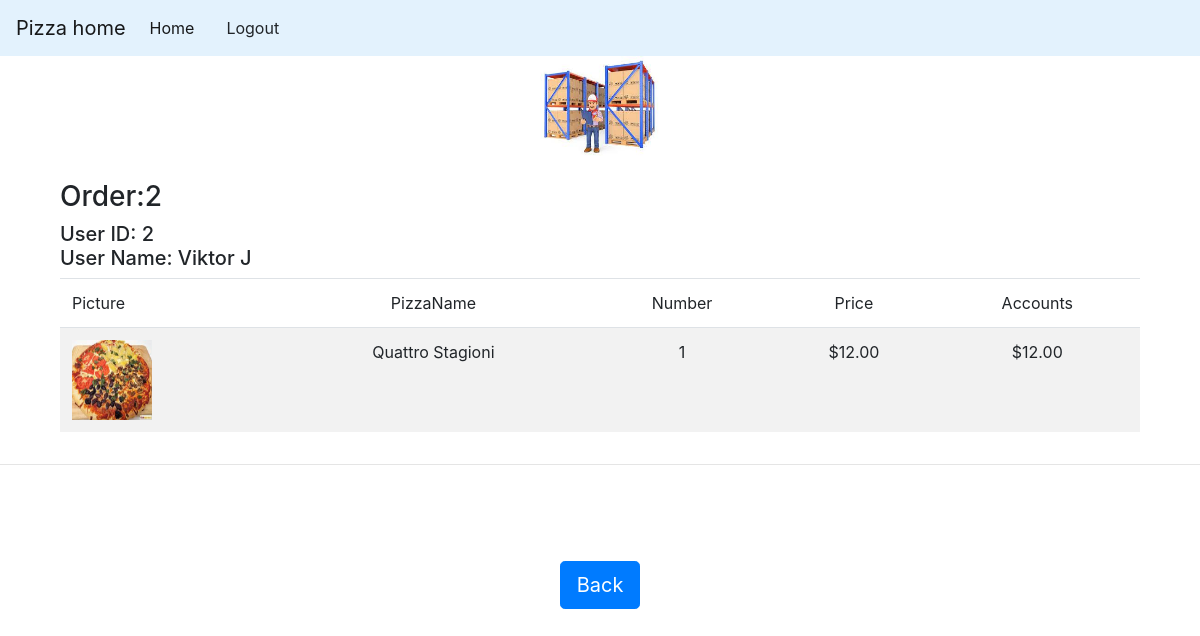
Screenshot of /admin_orderdetail?order_id=2 with the database file from the repository.
### models.py (models this page shows, shortened)
class OrdersDetail(db.Model):
    __tablename__ = 'orders_detail'
    id = db.Column(db.Integer, primary_key=True)
    pizzas_id = db.Column(db.Integer, db.ForeignKey('pizza.id'))
    order_id = db.Column(db.Integer, db.ForeignKey('orders.id'))
    number = db.Column(db.Integer, default=0)

class Orders(db.Model):
    __tablename__ = 'orders'
    id = db.Column(db.Integer, primary_key=True)
    user_id = db.Column(db.Integer, db.ForeignKey('user.id'),nullable=False)
    receive_name = db.Column(db.String(255))
    receive_address = db.Column(db.String(255))
    receive_tel = db.Column(db.String(255))
    remark = db.Column(db.String(255))
    order_status=db.Column(db.String(20))
    addtime = db.Column(db.DateTime, index=True, default=datetime.now)
    orders_detail = db.relationship("OrdersDetail", backref='orders')  # 外键关系关联

class User(UserMixin,db.Model):
    __tablename__ = 'user'
    id = db.Column(db.Integer, primary_key = True, autoincrement=True)
    username = db.Column(db.String(20),unique=True, nullable = False)
    password = db.Column(db.String(20),nullable = False)
    email= db.Column(db.String(120),unique =True, nullable=False)
    phone = db.Column(db.String(10), nullable=False,default='0720000000')
    addtime = db.Column(db.DateTime, index=True, default=datetime.now)
    orders = db.relationship('Orders', backref=db.backref('user',lazy=True))

class Pizza(db.Model):
    __tablename__ = 'pizza'
    id = db.Column(db.Integer, primary_key = True,autoincrement= True)
    name = db.Column(db.String(50),nullable =False)
    price = db.Column(db.DECIMAL(10, 2))
    size = db.Column(db.String(20))
    picture = db.Column(db.String(255),default='/static/images/Margherita.jpeg')
    toppings = db.Column(db.Text)
    inventory = db.Column(db.Integer, default=100)
    sold = db.Column(db.Integer, default=0)
    addtime = db.Column(db.DateTime, index=True, default=datetime.now)
    cart = db.relationship("Cart", backref='pizza')
    orders_detail = db.relationship("OrdersDetail", backref='pizza')

### run.py (the view)
@app.route('/admin_orderdetail',methods=['GET'])
def admin_order_detail():
    order_id = request.args.get('order_id')
    order_details = OrdersDetail.query.join(Orders).filter(OrdersDetail.order_id==order_id)
    return  render_template('admin/admin_order_detail.html',order_details=order_details,)

### templates/admin/admin_order_detail.html
{% extends "admin/admin_base.html" %}
{% block body_content %}
<div class="container" >
    <div id="mr-content" class="mr-content col-xs-12">
    <div id="mrshop" class="mrshop common-home">
     <div class=" text-center">
         <img class="d-block mx-auto mb-4" src="/static/images/order_mag.jpeg" alt="" width="120" height="100">
     </div>
</div>
<div class="container-fluid">
    <h3>Order:{{order_details[0].order_id}}</h3>
    <h5>User ID:  {{order_details[0].orders.user_id}}<br> User Name: {{order_details[0].orders.user.username}}</h5>
    <div class="table-responsive cart-info">
        <table class="table table-striped">
            <thead>
            <tr>
                <td class="text-left image">Picture</td>
                <td class="text-center name">PizzaName</td>
                <td class="text-center quantity">Number</td>
                <td class="text-center price">Price</td>
                <td class="text-center" price>Accounts</td>
            </tr>
            </thead>
            <tbody class="table-group-divider">
            {% for item in order_details %}
            <tr>
                <td class="text-left image" width="20%"><img width="80px" height="80px" src="{{item.pizza.picture}}">
                <td class="text-center name">{{item.pizza.name}}</td>
                <td class="text-center quantity">{{item.number}}</td>
                <td class="text-center price">${{item.pizza.price}}</td>
                <td class="text-center price">${{item.pizza.price * item.number}}</td>
            </tr>
            {% endfor %}
            </tbody>
        </table>
    </div>
</div>
      </div>
</div>
<hr>
<div class="row text-center px-4 py-5 my-5">
    <div class="col-sm-12">
        <div class="buttons">
            <div class="pull-right">
                <a href="{{url_for('admin_orderlist')}}" class="tigger btn btn-primary btn-primary btn-lg">Back</a>
            </div>
        </div>
    </div>
</div>
{% endblock %}

### rows the page displays
OrdersDetail: order "2", pizza.picture (picture), pizza.name "Quattro Stagioni", number "1", pizza.price "12.00", item.pizza.price*item.number "12.00"
Orders: user "2"
User: username "Viktor J"
